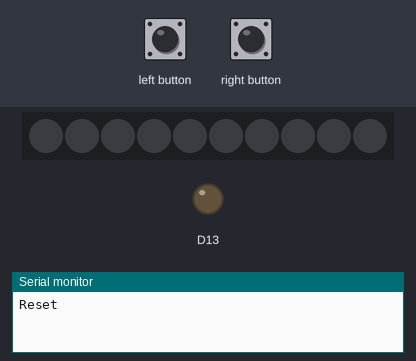
A sketch run on a simulated Adafruit Circuit Playground Express. Parts: 10 RGB LEDs in strip order, left to right, output pins drawn as LEDs (lit = HIGH), the last lines printed to the serial monitor. The test bench sets the inputs (shaded band). Dim RGB values are drawn brighter than linear; random numbers use the default seed unless the sketch sets one.

Above: at 1.2 s.
1.3 s: left button pressed for 0.15 s
At 1.7 s:
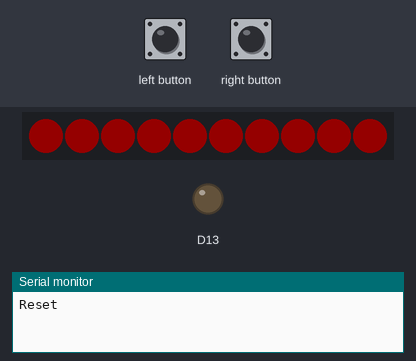
2.0 s: right button pressed for 0.15 s
3.6 s: left button pressed for 1 s
At 4.16 s:
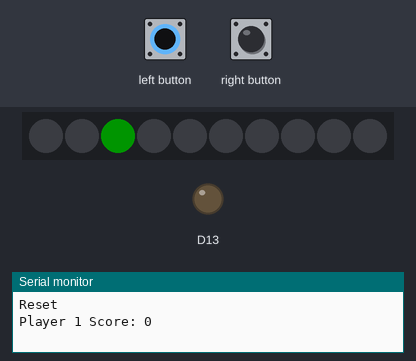
5.2 s: left button pressed for 3.2 s
At 5.6 s:
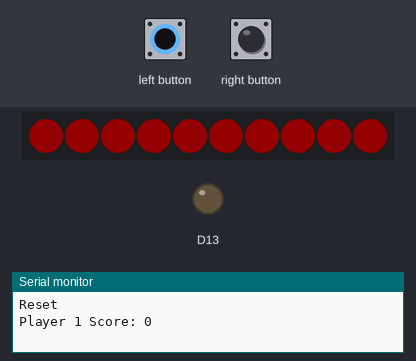
Timing chart, 0 to 8.2 s (numbered marks = the images above; inputs shaded):
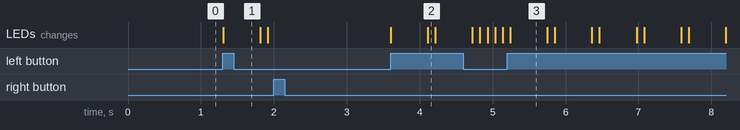

The sketch:

sketch_jun6a.ino
```cpp
#include <Adafruit_CircuitPlayground.h>

#define NUMPIXELS 10 // Number of NeoPixels on the CPE
#define WIN_SCORE 21

int targetPosition = -1; // Position of the target LED
int currentPosition = 0; // Current position of the spinning LED
bool gameActive = false; // Game state
int playerScores[2] = {0, 0}; // Scores for two players
int currentPlayer = 0; // Which player's turn it is

void setup() {
  CircuitPlayground.begin(); // Initialize the Circuit Playground
  Serial.begin(9600);
  Serial.println("Reset");
}

void loop() {
  if (CircuitPlayground.leftButton()) {
    startGame();
  }

  if (gameActive && CircuitPlayground.rightButton()) {
    int score = checkScore();
    updateScore(score);
    switchPlayer();
    gameActive = false; // Stop the game until restarted
    delay(500); // Debouncing delay
  }

  if (gameActive) {
    spinLEDs();
  }
}

void startGame() {
  fillLEDs(255, 0, 0); // All LEDs turn red briefly
  delay(500);
  clearLEDs();
  targetPosition = random(NUMPIXELS); // Set a random target position
  gameActive = true; // Start spinning the LED
}

void spinLEDs() {
  clearLEDs();
  CircuitPlayground.setPixelColor(currentPosition, 0, 255, 0); // Green LED spins
  currentPosition = (currentPosition + 1) % NUMPIXELS; // Move to the next LED
  delay(100);
}

int checkScore() {
  if (currentPosition == targetPosition) {
    return 3; // Exact match
  } else if (abs(currentPosition - targetPosition) == 1 || abs(currentPosition - targetPosition) == (NUMPIXELS - 1)) {
    return 1; // One position off
  }
  return 0; // No points
}

void updateScore(int score) {
  playerScores[currentPlayer] += score;
  Serial.print("Player ");
  Serial.print(currentPlayer + 1);
  Serial.print(" Score: ");
  Serial.println(playerScores[currentPlayer]);
  if (playerScores[currentPlayer] >= WIN_SCORE) {
    Serial.print("Player ");
    Serial.print(currentPlayer + 1);
    Serial.println(" Wins!");
    gameActive = false;
  }
}

void switchPlayer() {
  currentPlayer = (currentPlayer + 1) % 2; // Toggle between player 1 and 2
}

void fillLEDs(byte r, byte g, byte b) {
  for (int i = 0; i < NUMPIXELS; i++) {
    CircuitPlayground.setPixelColor(i, r, g, b);
  }
}

void clearLEDs() {
  fillLEDs(0, 0, 0);
}
```

Measured:
- after the input at 1.3 s, the LEDs: change at once (image 1)
- after the input at 3.6 s, the LEDs: first change at once (image 2 shows a later state)
- what the display in image 3 shows lasts 0.6 s, from 5.2 s to 5.8 s
